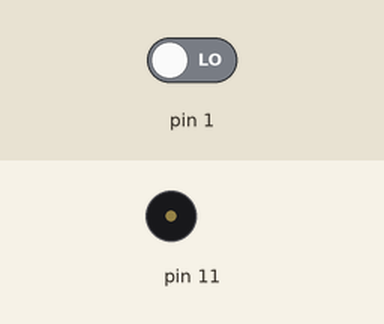
The sketch below on a simulated Arduino Uno, built with avr-gcc and run on an emulated ATmega328P. On the bench: buzzer (waves = sounding). Inputs (shaded band) come from the test bench; at power-on: pin 1 LOW.

Above: at 1.2 s.
1.3 s: pin 1 driven HIGH
2.8 s: pin 1 driven LOW
At 4.1 s:
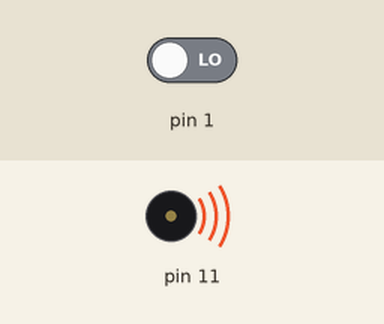
Timing chart, 0 to 5.8 s (numbered marks = the images above; inputs shaded):
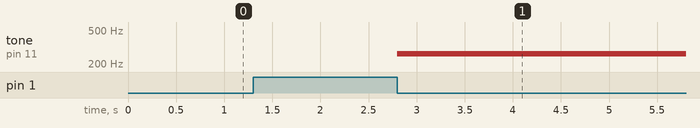

The sketch:

taste_ton_arrays.ino
```cpp
int musik_array[] = {262, 196, 196, 220, 196, 242, 262};
  int index = 0;
  int taste_zustand = 0;
  int letzter_taste_zustand = 0;

void setup() {

  pinMode(1, INPUT);

}

void loop() {

  taste_zustand = digitalRead(1);
  if (taste_zustand != letzter_taste_zustand) {
    if (taste_zustand == LOW) {
      tone(11, musik_array[index]);
      index++;

        if (index > 6) {
          index = 0;
        }

    } else {
      noTone(11);
    }
  }
  letzter_taste_zustand = taste_zustand;
}
```

Measured:
- after the input at 2.8 s, tone on pin 11: silent → 262 Hz at once
